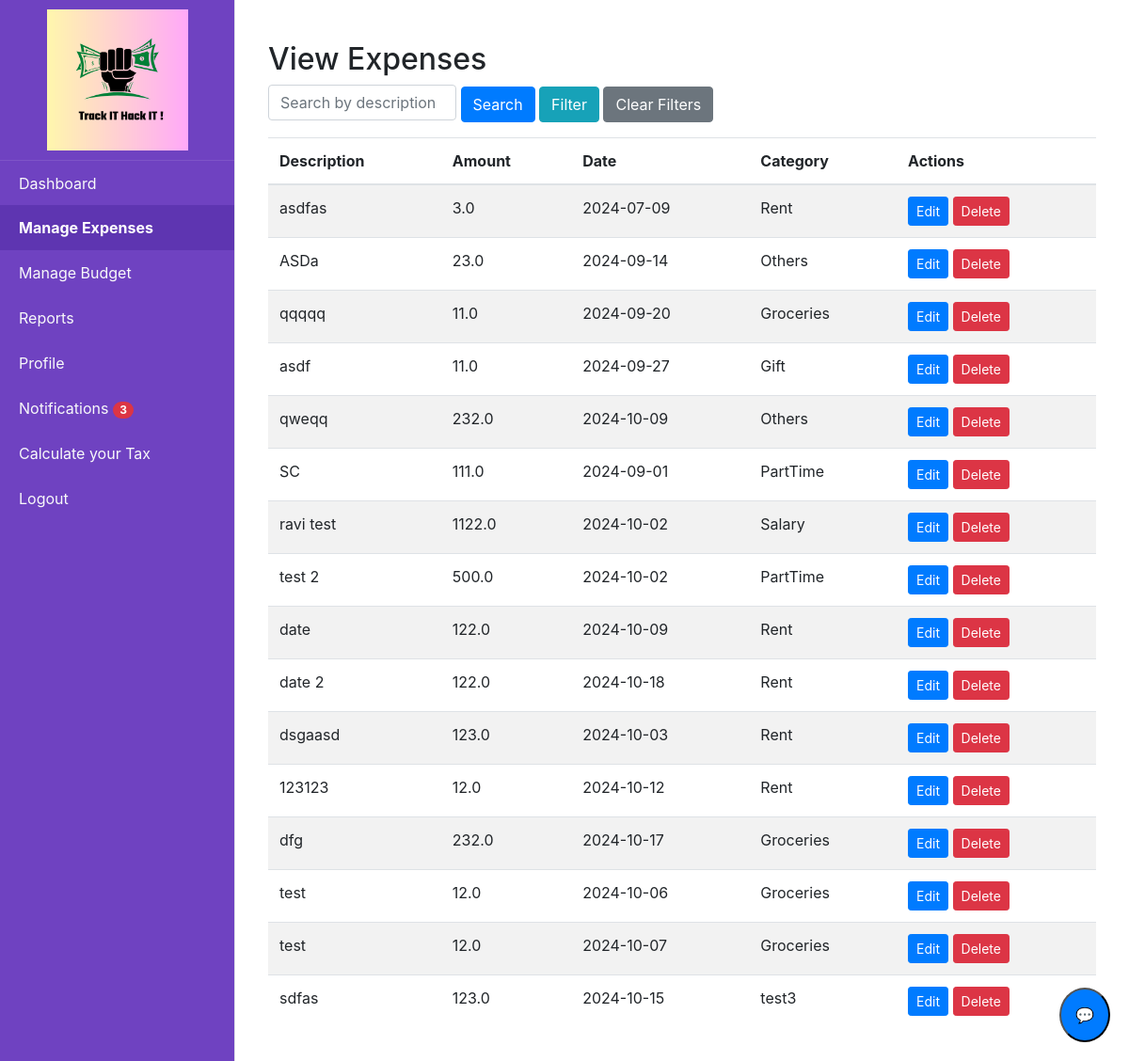
The app's page /view_expenses (signed in), older data.
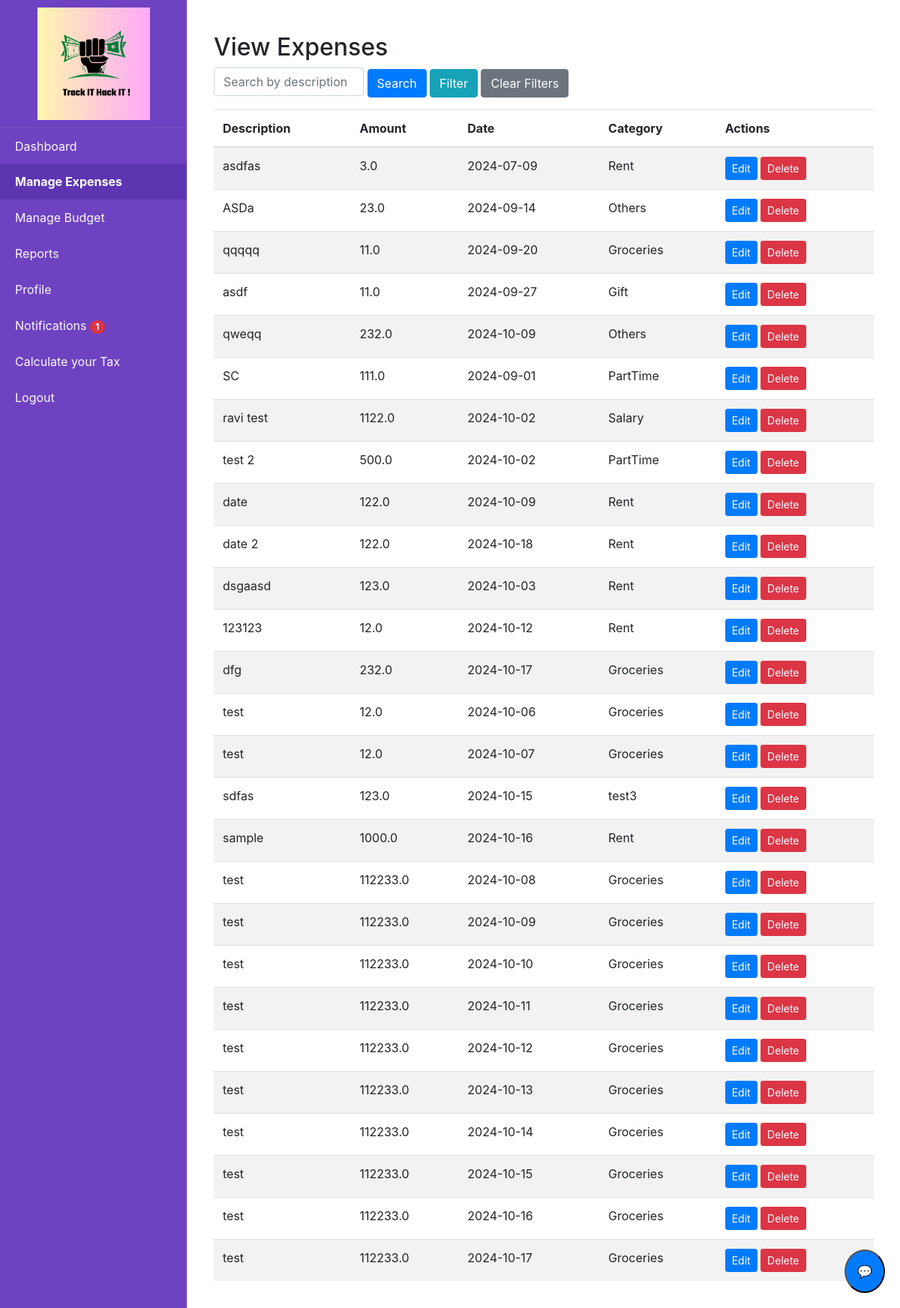
The same page, newer data.
### tables this page shows
CREATE TABLE expenses (id INTEGER PRIMARY KEY AUTOINCREMENT, user_id INTEGER, date TEXT, description TEXT, amount REAL, category_id TEXT, document TEXT, is_income INTEGER DEFAULT (0), FOREIGN KEY (category_id) REFERENCES category (id), FOREIGN KEY (user_id) REFERENCES users (id));

CREATE TABLE category (id INTEGER PRIMARY KEY AUTOINCREMENT, name TEXT NOT NULL, is_income INTEGER DEFAULT (0));

### app.py (the view, shortened to what this page needs)
@app.route('/view_expenses', methods=['GET', 'POST'])
@login_required
def view_expenses():
    search_description = request.args.get('search', '')
    category_v = request.args.get('category', '')
    start_date = request.args.get('start_date', '')
    end_date = request.args.get('end_date', '')
    amount_comparison = request.args.get('amount_comparison', '')
    amount_value = request.args.get('amount_value', '')
    sort_by=request.args.get('sort_by')
    query = '''
        SELECT e.id, e.date, e.description, e.amount, e.document, c.name AS category_name
        FROM expenses e
        JOIN category c ON e.category_id = c.id
        WHERE e.user_id = ?
    '''
    params = [current_user.id]
    categories = query_db('SELECT id, name, is_income FROM category')
    if search_description:
        query += ' AND e.description LIKE ?'
        params.append(f'%{search_description}%')
    if category_v:
        category_v =int(category_v)
        query += ' AND c.id = ?'
        params.append(int(category_v))
    if start_date:
        query += ' AND e.date >= ?'
        params.append(start_date)
    if end_date:
        query += ' AND e.date <= ?'
        params.append(end_date)
    expenses = query_db(query, params)
    return render_template(
        'view_expenses.html',
        expenses=expenses,
        search=search_description,
        category_v=category_v,
        start_date=start_date,
        end_date=end_date,
        amount_comparison=amount_comparison,
        amount_value=amount_value,
        categories =categories,
        sort_by=sort_by
    )

### app.py (called while the page is built)
@login_manager.user_loader
def load_user(user_id):
    return get_user_by_id(user_id)

@app.after_request
def after_request(response):
    response.headers["Cache-Control"] = "no-cache, no-store, must-revalidate"
    return response

@app.context_processor
def inject_unread_notifications():
    if current_user.is_authenticated:
        unread_count = query_db('''
            SELECT COUNT(*)
            FROM notifications
            WHERE user_id = ? AND is_read = 0
        ''', [current_user.id], one=True)
        return dict(unread_count=unread_count[0] if unread_count else 0)
    return dict(unread_count=0)

### database.py (called while the page is built)
def get_db():
    return sqlite3.connect(DATABASE)

def query_db(query, args=(), one=False):
    cur = get_db().execute(query, args)
    rv = cur.fetchall()
    cur.close()
    return (rv[0] if rv else None) if one else rv

def get_user_by_id(user_id):
    conn = sqlite3.connect(DATABASE)
    cursor = conn.cursor()
    cursor.execute('SELECT * FROM users WHERE id = ?', (user_id,))
    user = cursor.fetchone()
    conn.close()
    if user:
        return User(id=user[0], username=user[1], email=user[2], password=user[3])
    return None

### templates/view_expenses.html (shortened to what this page needs)
{% extends "home.html" %}
{% block content %}
<div class="container mt-4">
    <h2>View Expenses</h2>
     <form action="{{ url_for('view_expenses') }}" method="GET" class="mb-3">
        <div class="form-row align-items-center">
            <div class="col-auto">
                <input type="text" class="form-control d-inline" id="search" name="search" placeholder="Search by description" value="{{ search }}" style="width: 200px;">
             <button  class="btn btn-primary" id="searchBtn">Search</button>
                <button type="button" class="btn btn-info" id="filterButton">Filter</button>
              <button  type="submit" onclick="clearFilters()" class="btn btn-secondary" id="clearBtn" >Clear Filters</button>
            </div>
        </div>
    </form>
    <table class="table table-striped">
        <thead>
            <tr>
                <th>Description</th>
                <th>Amount</th>
                <th>Date</th>
                <th>Category</th>
                <th>Actions</th>
            </tr>
        </thead>
        <tbody>
            {% for expense in expenses %}
            <tr>
                <td>{{ expense[2] }}</td>
                <td>{{ expense[3] }}</td>
                <td>{{ expense[1] }}</td>
                <td>{{ expense[5] }}</td>
                <td>
                    <a href="{{ url_for('edit_expense', expense_id=expense[0]) }}" class="btn btn-primary btn-sm">Edit</a>
                    <form action="{{ url_for('delete_expense', expense_id=expense[0]) }}" method="POST" style="display:inline-block;">
                        <button type="submit" class="btn btn-danger btn-sm" onclick="return confirm('Are you sure you want to delete this expense?');">Delete</button>
                    </form>
                </td>
            </tr>
            {% endfor %}
        </tbody>
    </table>
</div>
{% endblock %}

Row changes from the older to the newer data that the page shows:
added expenses: description "sample", amount "1000.0", date "2024-10-16", name "Rent"
added expenses: description "test", amount "112233.0", date "2024-10-08", name "Groceries"
added expenses: description "test", amount "112233.0", date "2024-10-09", name "Groceries"
added expenses: description "test", amount "112233.0", date "2024-10-10", name "Groceries"
added expenses: description "test", amount "112233.0", date "2024-10-11", name "Groceries"
added expenses: description "test", amount "112233.0", date "2024-10-12", name "Groceries"
added expenses: description "test", amount "112233.0", date "2024-10-13", name "Groceries"
added expenses: description "test", amount "112233.0", date "2024-10-14", name "Groceries"
added expenses: description "test", amount "112233.0", date "2024-10-15", name "Groceries"
added expenses: description "test", amount "112233.0", date "2024-10-16", name "Groceries"
added expenses: description "test", amount "112233.0", date "2024-10-17", name "Groceries"
Text that changed along with them:
{{ unread_count }}: "3" → "1"
